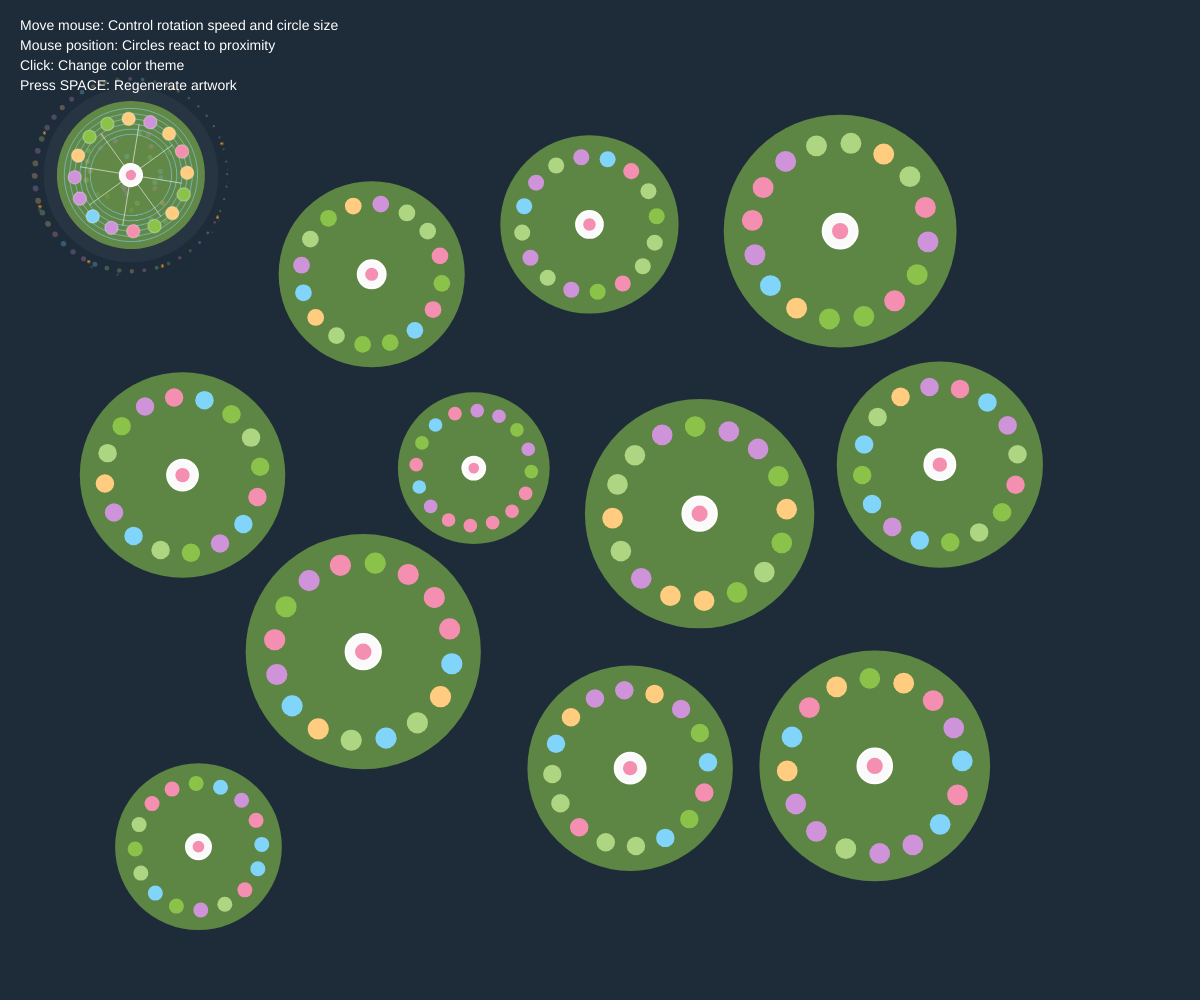
Frame 1 (no input)
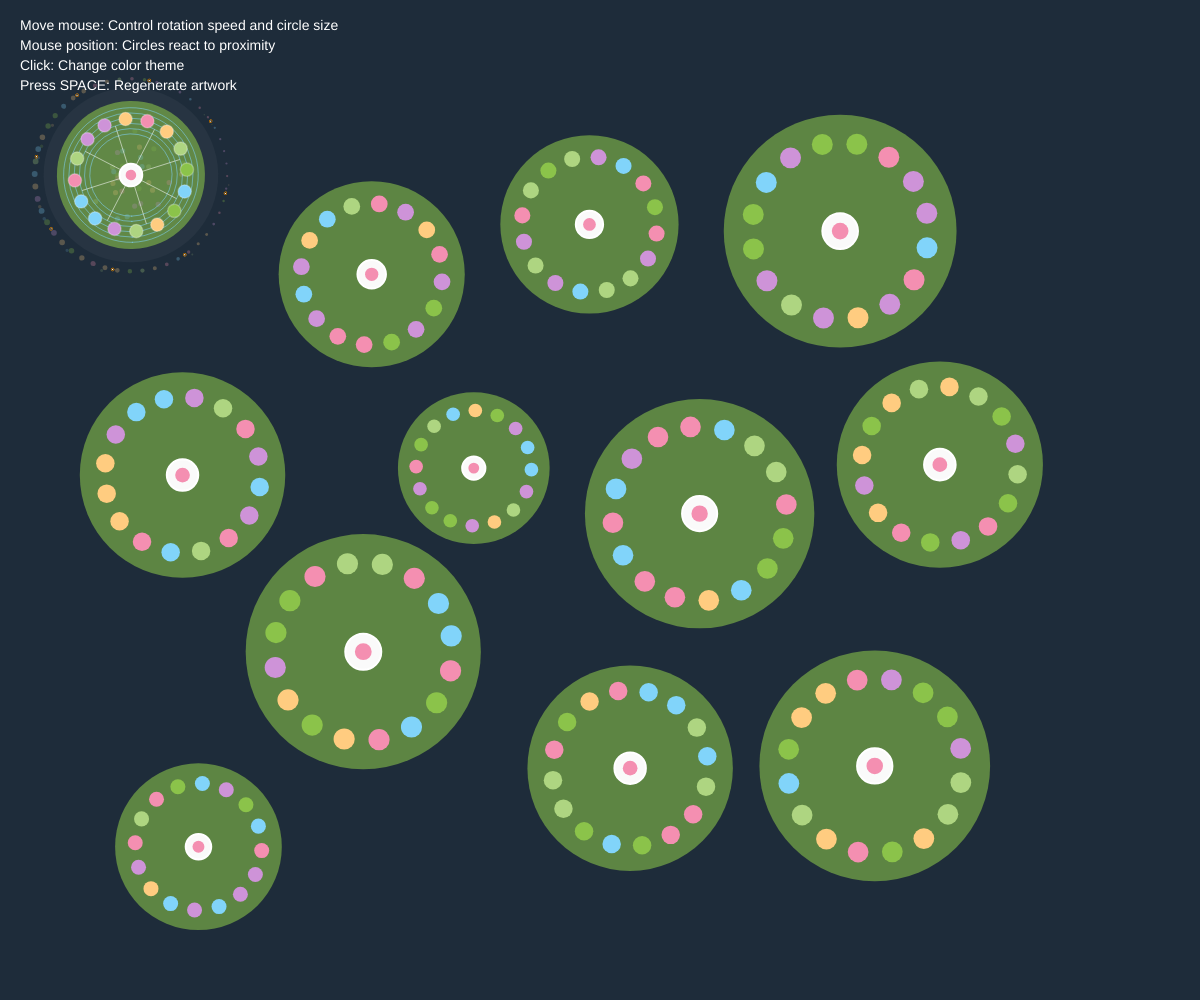
Frame 60 (no input)
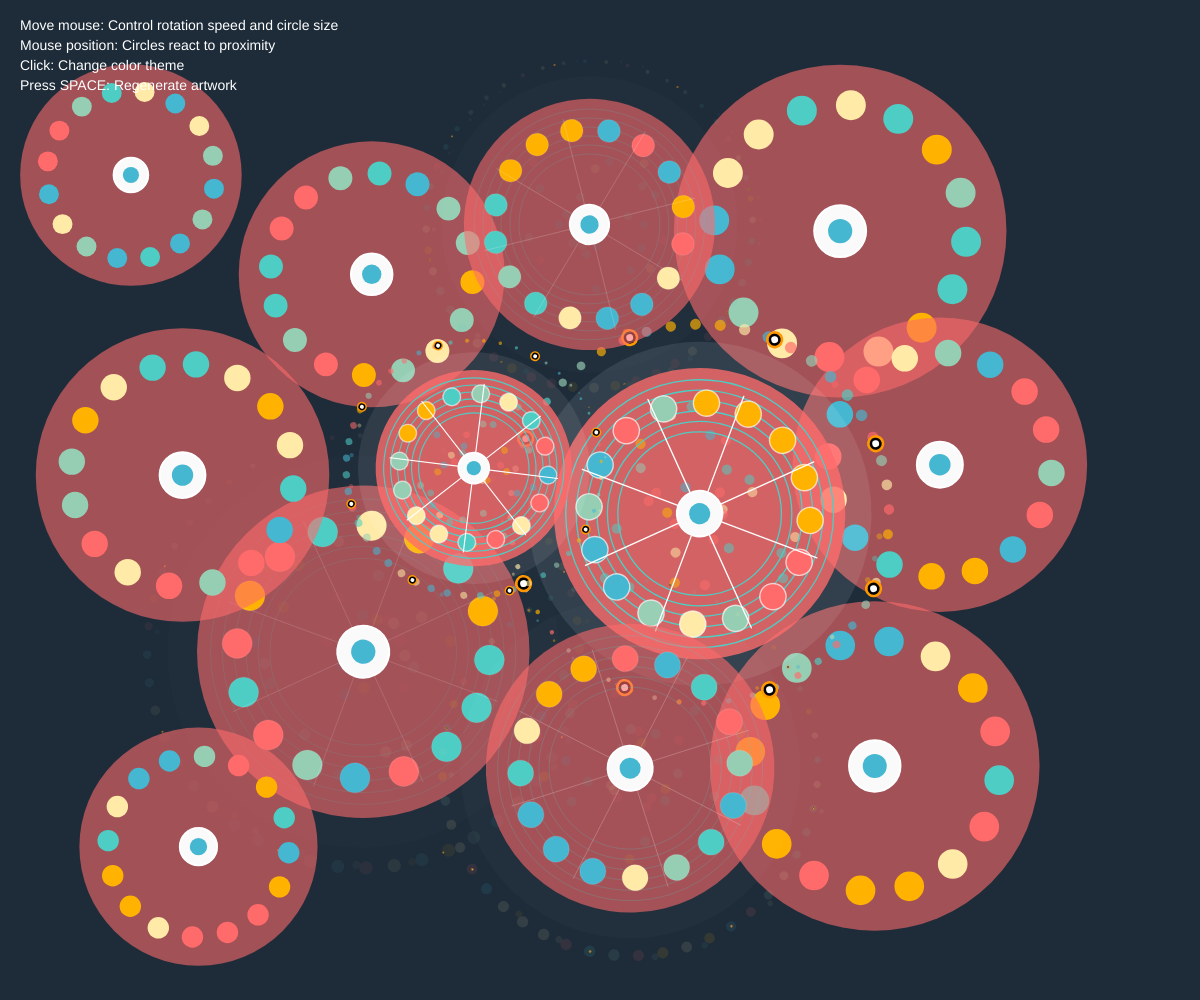
Frame 120 (the mouse pressed at the canvas centre since frame 60)

The p5.js sketch that drew these frames (run headless with seeded random() and noise() and a simulated clock; from frame 60 on, the mouse is pressed at the canvas centre):

// p5.js sketch
// ── sketch.js
// Pacita Abad's "Wheels of Fortune" Recreation - User Input Animation Version 1
// Individual Task: Mouse Interaction Animation
// Group Tut 4 Group F - Individual Variation by Yixin Wu

// Color palettes for the artwork
let colorPalettes = [
  ["#8BC34A", "#81D4FA", "#F48FB1", "#CE93D8", "#FFCC80", "#AED581"],
  ["#FF6B6B", "#4ECDC4", "#45B7D1", "#96CEB4", "#FFEAA7", "#FFB300"],
  ["#6A0572", "#AB83A1", "#3C91E6", "#342E37", "#FA824C", "#FF7043"],
  ["#2A9D8F", "#E9C46A", "#F4A261", "#E76F51", "#264653", "#FFD740"]
];

// Animation variables
let circles = [];
let rotationAngle = 0;
let currentPaletteIndex = 0;
let mouseInfluenceRadius = 300;

function setup() {
  createCanvas(windowWidth, windowHeight);
  angleMode(DEGREES);
  
  // Generate initial circles
  generateCircles();
}

function draw() {
  background("#1e2c3a");
  
  // Update rotation angle based on mouse X position
  // Mouse at left edge: slow rotation, right edge: fast rotation
  rotationAngle += map(mouseX, 0, width, 0.5, 3);
  
  // Draw all circles with animation
  for (let circle of circles) {
    drawAnimatedCircle(circle);
  }
  
  // Display interaction instructions
  displayInstructions();
}

// Generate circle data
function generateCircles() {
  circles = [];
  let circleCount = 15;
  let placed = [];
  
  for (let i = 0; i < circleCount; i++) {
    let size = random(180, 320);
    let margin = size * 0.7;
    let x, y;
    let ok = false;
    let tries = 0;
    
    while (!ok && tries < 200) {
      x = random(margin, width - margin);
      y = random(margin, height - margin);
      ok = true;
      
      for (let c of placed) {
        let d = dist(x, y, c.x, c.y);
        let minDist = (size * 0.5 + c.size * 0.5) * 0.9;
        
        if (d < minDist) {
          ok = false;
          break;
        }
      }
      tries++;
    }
    
    if (ok) {
      // Store circle data with additional properties for animation
      circles.push({
        x: x,
        y: y,
        size: size,
        baseSize: size, // Store original size for reference
        rotationOffset: random(360), // Each circle rotates at different starting point
        rotationSpeed: random(0.8, 1.2), // Each circle rotates at different speed
        palette: colorPalettes[currentPaletteIndex]
      });
      placed.push({ x, y, size });
    }
  }
}

// Draw animated circle with mouse interaction
function drawAnimatedCircle(circleData) {
  push();
  translate(circleData.x, circleData.y);
  
  // Calculate mouse influence on this circle
  let distanceToMouse = dist(mouseX, mouseY, circleData.x, circleData.y);
  let mouseInfluence = map(distanceToMouse, 0, mouseInfluenceRadius, 1, 0, true);
  
  // Apply rotation animation
  let individualRotation = rotationAngle * circleData.rotationSpeed + circleData.rotationOffset;
  
  // Apply size animation based on mouse Y position and proximity
  let sizeVariation = map(mouseY, 0, height, 0.7, 1.3);
  let mouseSizeEffect = map(mouseInfluence, 0, 1, 1.2, 1);
  let animatedSize = circleData.baseSize * sizeVariation * mouseSizeEffect;
  
  // Rotate the entire circle based on mouse position
  rotate(individualRotation * mouseInfluence);
  
  // Background glow with mouse influence
  noStroke();
  fill(255, 255, 255, 35 * mouseInfluence);
  ellipse(0, 0, animatedSize * 1.18);
  
  // Main circle - color intensity changes with mouse proximity
  let mainColor = color(circleData.palette[0]);
  if (mouseInfluence > 0.5) {
    mainColor.setAlpha(200);
  } else {
    mainColor.setAlpha(150);
  }
  fill(mainColor);
  ellipse(0, 0, animatedSize);
  
  // Animated scattered dots - move around based on rotation
  let scatterDots = 30;
  for (let i = 0; i < scatterDots; i++) {
    let baseAngle = i * (360 / scatterDots) + individualRotation * 2;
    let r = random(animatedSize * 0.05, animatedSize * 0.40);
    let px = cos(baseAngle) * r;
    let py = sin(baseAngle) * r;
    
    noStroke();
    let dotColor = color(random(circleData.palette));
    dotColor.setAlpha(200 * mouseInfluence);
    fill(dotColor);
    ellipse(px, py, animatedSize * 0.035);
  }
  
  // Animated ring lines - pulse with mouse proximity
  stroke(circleData.palette[1]);
  strokeWeight(2 * mouseInfluence);
  noFill();
  
  let ringPulse = sin(frameCount * 0.1) * 0.1 + 1; // Gentle pulsing effect
  for (let r = animatedSize * 0.55; r < animatedSize * 0.92; r += animatedSize * 0.07) {
    ellipse(0, 0, r * ringPulse);
  }
  
  // Animated inside dots - orbit around center
  stroke(255, 255 * mouseInfluence);
  strokeWeight(1.4);
  let insideDots = 16;
  for (let i = 0; i < insideDots; i++) {
    let orbitAngle = i * (360 / insideDots) + individualRotation * 1.5;
    let px = cos(orbitAngle) * (animatedSize * 0.38);
    let py = sin(orbitAngle) * (animatedSize * 0.38);
    
    fill(random(circleData.palette));
    ellipse(px, py, animatedSize * 0.09);
  }
  
  // Enhanced orbital ring with animation
  drawAnimatedOrbitalRing(animatedSize, circleData.palette, individualRotation, mouseInfluence);
  
  // Animated wheel spokes - change length based on mouse Y
  stroke("#FFFFFF");
  strokeWeight(2 * mouseInfluence);
  let spokeLength = animatedSize * 0.43 * map(mouseY, 0, height, 0.8, 1.2);
  for (let i = 0; i < 8; i++) {
    let angle = i * 45 + individualRotation * 0.5;
    let px = cos(angle) * spokeLength;
    let py = sin(angle) * spokeLength;
    line(0, 0, px, py);
  }
  
  // Center dots with pulsing effect
  let centerPulse = sin(frameCount * 0.2) * 0.1 + 1;
  fill("#FAFAFA");
  stroke("#FFFFFF");
  strokeWeight(2);
  ellipse(0, 0, animatedSize * 0.15 * centerPulse);
  
  noStroke();
  fill(circleData.palette[2]);
  ellipse(0, 0, animatedSize * 0.07 * centerPulse);
  
  pop();
}

// Draw animated orbital ring
function drawAnimatedOrbitalRing(size, palette, rotation, influence) {
  let outerDotCount = 8;
  let orbitRadius = size * 0.65;
  
  // Draw connecting orbit with animation
  drawAnimatedConnectingOrbit(orbitRadius, size, palette, outerDotCount, rotation, influence);
  
  // Draw concentric dots with orbital motion
  for (let i = 0; i < outerDotCount; i++) {
    let baseAngle = i * (360 / outerDotCount) + rotation;
    let px = cos(baseAngle) * orbitRadius;
    let py = sin(baseAngle) * orbitRadius;
    
    // Animated concentric dot
    drawAnimatedConcentricDot(px, py, size * 0.08, rotation, influence);
  }
}

// Draw animated connecting orbit
function drawAnimatedConnectingOrbit(orbitRadius, size, palette, dotCount, rotation, influence) {
  let dotsPerSegment = 6;
  let totalConnectingDots = dotCount * dotsPerSegment;
  
  for (let i = 0; i < totalConnectingDots; i++) {
    let baseAngle = i * (360 / totalConnectingDots) + rotation * 2;
    let px = cos(baseAngle) * orbitRadius;
    let py = sin(baseAngle) * orbitRadius;
    
    let dotSize = map(sin(baseAngle + frameCount * 0.2), -1, 1, size * 0.015, size * 0.04);
    let dotColor = color(random(palette));
    dotColor.setAlpha(255 * influence);
    
    noStroke();
    fill(dotColor);
    ellipse(px, py, dotSize);
    
    // Animated satellite dots
    if (random() > 0.7) {
      let satelliteAngle = baseAngle * 2 + frameCount * 0.3;
      let satelliteOffset = size * 0.03;
      let satelliteX = px + cos(satelliteAngle) * satelliteOffset;
      let satelliteY = py + sin(satelliteAngle) * satelliteOffset;
      
      let satelliteSize = dotSize * 0.6;
      let satelliteColor = color(random(palette));
      satelliteColor.setAlpha(150 * influence);
      
      fill(satelliteColor);
      ellipse(satelliteX, satelliteY, satelliteSize);
    }
  }
}

// Draw animated concentric dot
function drawAnimatedConcentricDot(x, y, baseSize, rotation, influence) {
  push();
  translate(x, y);
  
  // Rotate each dot individually
  rotate(rotation * 3);
  
  // Pulsing effect
  let pulse = sin(frameCount * 0.3) * 0.2 + 1;
  let animatedSize = baseSize * pulse * influence;
  
  // Outer orange ring
  fill("#FF9800");
  noStroke();
  ellipse(0, 0, animatedSize);
  
  // Middle black ring
  fill("#000000");
  ellipse(0, 0, animatedSize * 0.7);
  
  // Center white dot
  fill("#FFFFFF");
  ellipse(0, 0, animatedSize * 0.4);
  
  pop();
}

// Display interaction instructions
function displayInstructions() {
  fill(255);
  noStroke();
  textSize(14);
  text("Move mouse: Control rotation speed and circle size", 20, 30);
  text("Mouse position: Circles react to proximity", 20, 50);
  text("Click: Change color theme", 20, 70);
  text("Press SPACE: Regenerate artwork", 20, 90);
}

// Mouse click to change color palette
function mousePressed() {
  currentPaletteIndex = (currentPaletteIndex + 1) % colorPalettes.length;
  
  // Update all circles with new palette
  for (let circle of circles) {
    circle.palette = colorPalettes[currentPaletteIndex];
  }
}

// Keyboard interaction - press space to regenerate artwork
function keyPressed() {
  if (key === ' ') {
    generateCircles();
  }
}

// Handle window resizing
function windowResized() {
  resizeCanvas(windowWidth, windowHeight);
  generateCircles(); // Regenerate circles to fit new window size
}
